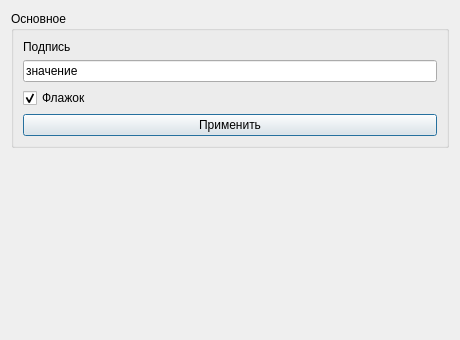
<?xml version="1.0" encoding="UTF-8"?>
<ui version="4.0"><class>Dialog</class><widget class="QDialog" name="Dialog"><property name="geometry"><rect><x>0</x><y>0</y><width>460</width><height>340</height></rect></property><property name="windowTitle"><string>#109 groups/194_single_group</string></property><layout class="QVBoxLayout" name="verticalLayout"><property name="leftMargin"><number>11</number></property><property name="topMargin"><number>11</number></property><property name="rightMargin"><number>11</number></property><property name="bottomMargin"><number>11</number></property><property name="spacing"><number>6</number></property><item><widget class="QGroupBox" name="g1"><property name="title"><string>Основное</string></property><layout class="QVBoxLayout" name="g1Layout"><property name="leftMargin"><number>9</number></property><property name="topMargin"><number>9</number></property><property name="rightMargin"><number>9</number></property><property name="bottomMargin"><number>9</number></property><property name="spacing"><number>6</number></property><item><widget class="QLabel" name="l1"><property name="text"><string>Подпись</string></property></widget></item><item><widget class="QLineEdit" name="e1"><property name="text"><string>значение</string></property></widget></item><item><widget class="QCheckBox" name="c1"><property name="text"><string>Флажок</string></property><property name="checked"><bool>true</bool></property></widget></item><item><widget class="QPushButton" name="b1"><property name="text"><string>Применить</string></property></widget></item></layout></widget></item><item><spacer name="verticalSpacer"><property name="orientation"><enum>Qt::Orientation::Vertical</enum></property><property name="sizeHint" stdset="0"><size><width>40</width><height>20</height></size></property></spacer></item></layout></widget></ui>
